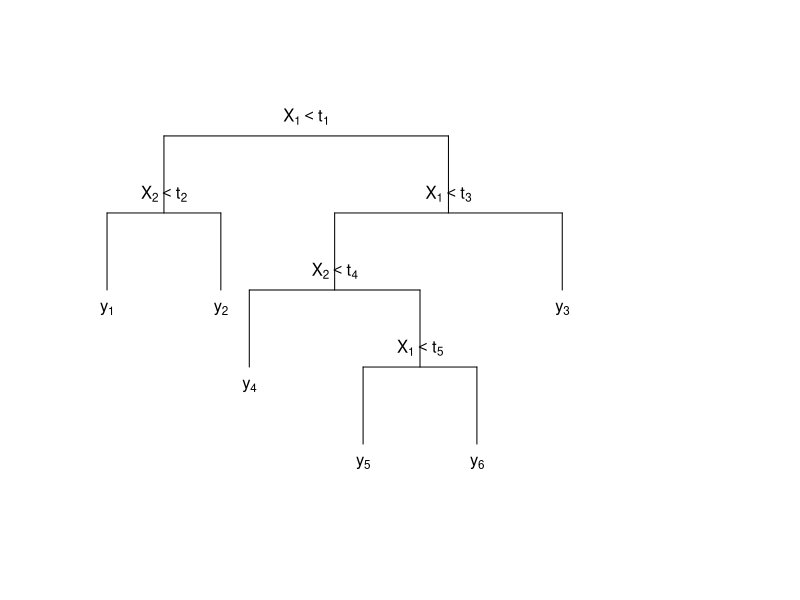
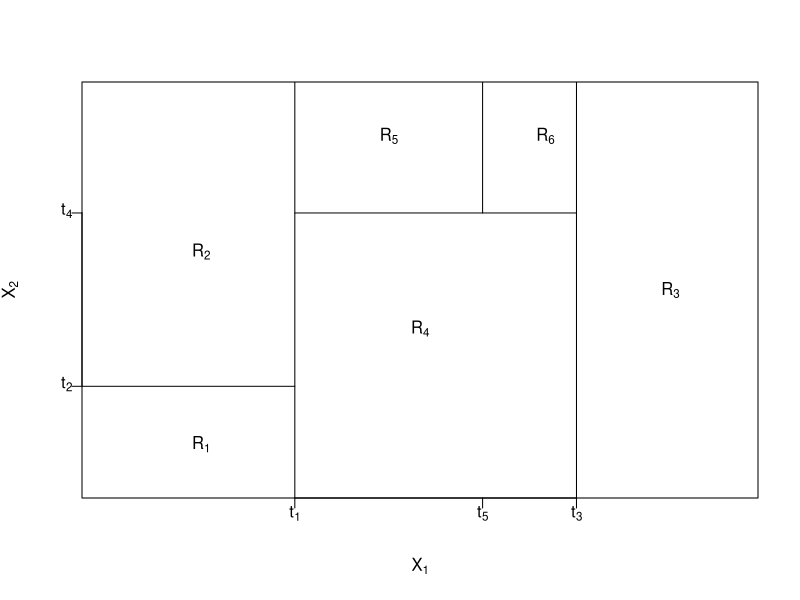
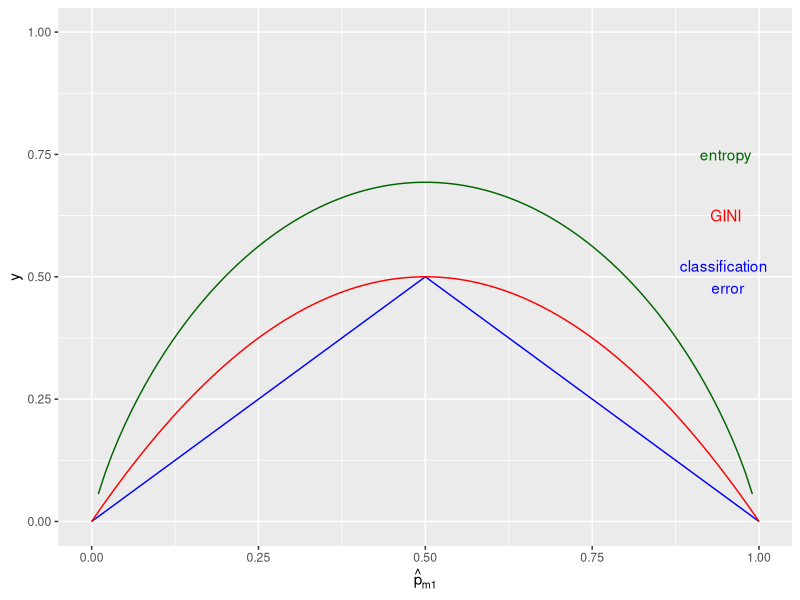
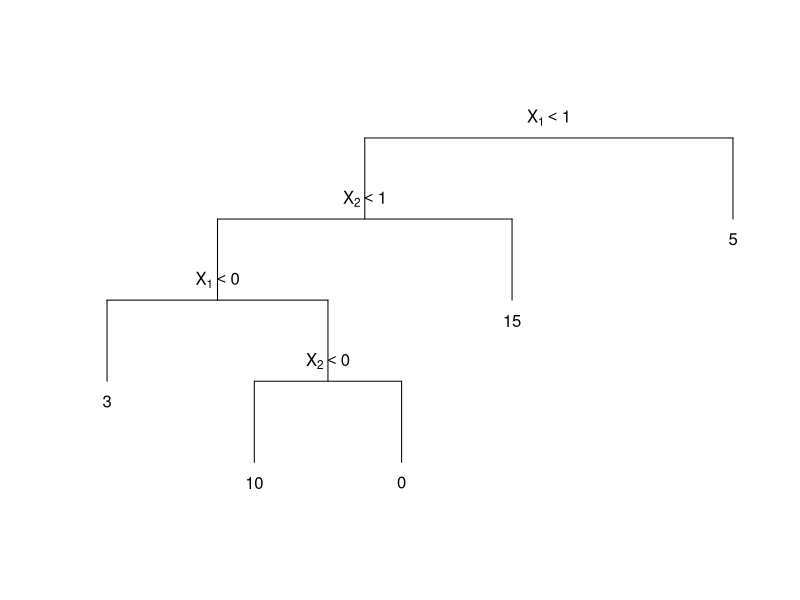
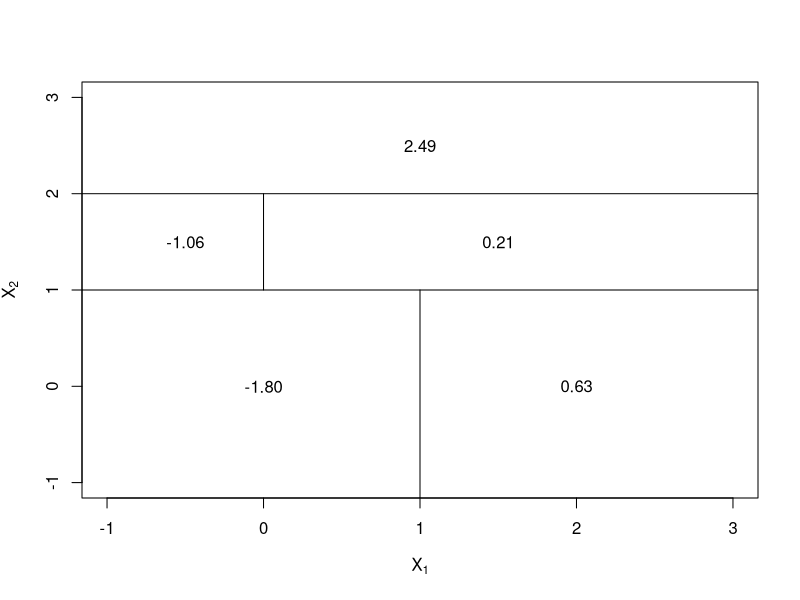

Generate these figures, in order, with R:
## ---- chunk 1
knitr::opts_chunk$set(echo = TRUE)
## ---- chunk 2
plot(x = NA, y = NA, axes = F, xlab = NA, ylab = NA, xlim = c(-.1,1), ylim = c(0,1))
segments(.5, .9, 0, .9)
segments(0, .9, 0, .7)
segments(.5, .9, .5, .7)
segments(.3, .7, .7, .7)
segments(.3, .7, .3, .5)
segments(.7, .7, .7, .5)
segments(.15, .5, .45, .5)
segments(.15, .5, .15, .3)
segments(.45, .5, .45, .3)
segments(.35, .3, .55, .3)
segments(.35, .3, .35, .1)
segments(.55, .3, .55, .1)
segments(-.1, .7, .1, .7)
segments(-.1, .7, -.1, .5)
segments(.1, .7, .1, .5)
text(x = c(.25, .5, .3, .45, 0, .7, .15, .35, .55, -.1, .1),
     y = c(.95, .75, .55, .35, .75, .45, .25, .05, .05, .45, .45),
     labels = c(expression(X[1]<t[1]), expression(X[1]<t[3]), expression(X[2]<t[4]), expression(X[1]<t[5]), expression(X[2]<t[2]),
                expression(y[3]), expression(y[4]), expression(y[5]), expression(y[6]), expression(y[1]), expression(y[2])),
     offset = 0)


plot(c(0,1), c(0,1), type = "n", xlab = expression(X[1]), ylab = expression(X[2]), xaxt="n", yaxt="n")
segments(.3, -1, .3, 2)
segments(-1, .25, .3, .25)
segments(.75, -1, .75, 2)
segments(.3, .7, .75, .7)
segments(.6, .7, .6, 2)
text(x = c(.15, .15, .9, .5, .45, .7),
     y = c(.1, .6, .5, .4, .9, .9),
     labels = c(expression(R[1]), expression(R[2]), expression(R[3]), expression(R[4]), expression(R[5]), expression(R[6])), offset = 0)

xtick<-c(.3, .75, .6)
xnames <- c(expression(t[1]), expression(t[3]), expression(t[5]))
axis(side=1, at=xtick, labels = FALSE)
text(x=xtick,  par("usr")[3], 
     labels = xnames, pos = 1, xpd = TRUE)

ytick<-c(.25, .7)
ynames <- c(expression(t[2]), expression(t[4]))
axis(side=2, at=ytick, labels = FALSE)
text(par("usr")[1], ytick,  
     labels = ynames, pos = 2, xpd = TRUE)
## ---- chunk 3
library(ggplot2)
ggplot(data.frame(x=c(0, 1)), aes(x)) +
  stat_function(fun=function(x) -abs(x - .5) + .5, col = "blue") +
  stat_function(fun=function(x) 2*x*(1-x), col = "red") +
  stat_function(fun=function(x) -x*log(x) + -(1-x)*log(1-x), col = "darkgreen") +
  ylim(0,1) +
  labs(x = expression(hat(p)[m1])) +
  annotate("text", x = .95, y = c(.75, .625, .5), label = c("entropy", "GINI", "classification \n error"), col = c("darkgreen", "red", "blue"))
       
## ---- chunk 4
plot(x = NA, y = NA, axes = F, xlab = NA, ylab = NA, xlim = c(.15,1), ylim = c(0.05,1))
segments(.5, .9, 1, .9)
segments(1, .9, 1, .7)
segments(.5, .9, .5, .7)
segments(.3, .7, .7, .7)
segments(.3, .7, .3, .5)
segments(.7, .7, .7, .5)
segments(.15, .5, .45, .5)
segments(.15, .5, .15, .3)
segments(.45, .5, .45, .3)
segments(.35, .3, .55, .3)
segments(.35, .3, .35, .1)
segments(.55, .3, .55, .1)
text(x = c(.75, .5, .3, .45, 1, .7, .15, .35, .55),
     y = c(.95, .75, .55, .35, .65, .45, .25, .05, .05),
     labels = c(expression(X[1]<1), expression(X[2]<1), expression(X[1]<0), expression(X[2]<0),
                "5", "15", "3", "10", "0"),
     offset = 0)
## ---- chunk 5
plot(c(-1,3), c(-1,3), type = "n", xlab = expression(X[1]), ylab = expression(X[2]))
segments(-2, 1, x1 = 4, y1 = 1)
segments(1, -2, x1 = 1, y1 = 1)
segments(-2, 2, x1 = 4, y1 = 2)
segments(0, 1, x1 = 0, y1 = 2)
text(c(0, 2, -0.5, 1.5, 1),
     y = c(0, 0, 1.5, 1.5, 2.5),
     labels = c("-1.80", "0.63", "-1.06", "0.21", "2.49"), offset = 0)
